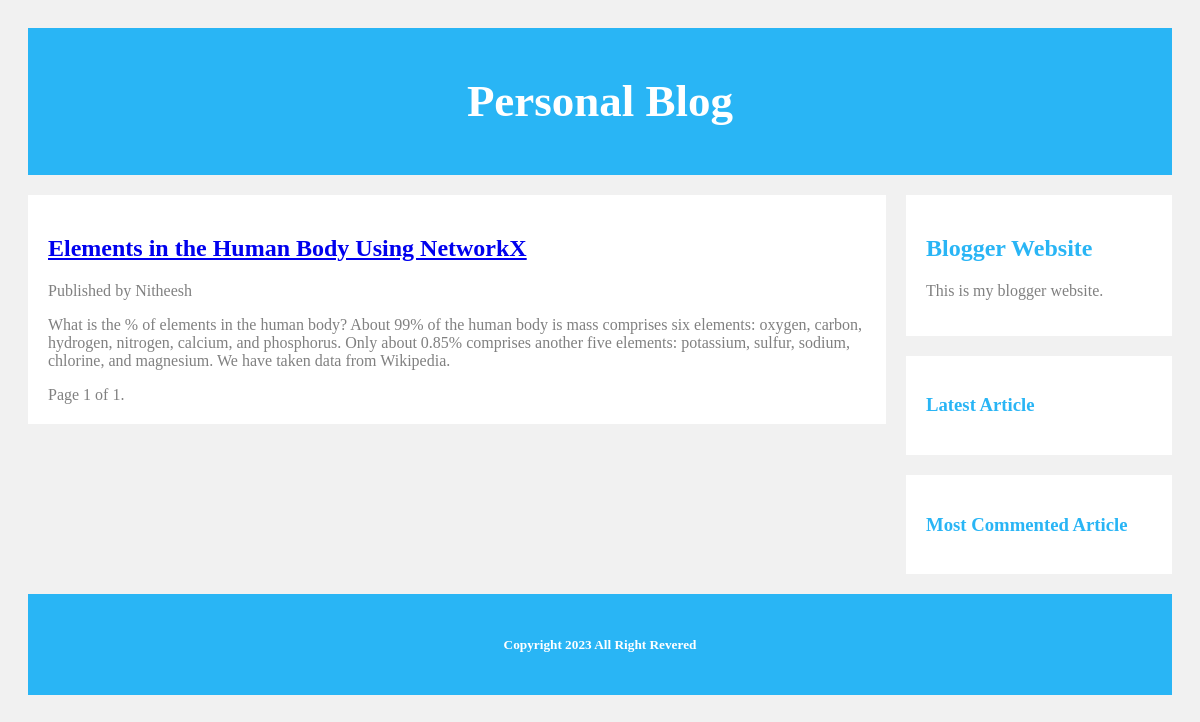
The page /blog/?page=2 on the database as committed earlier.
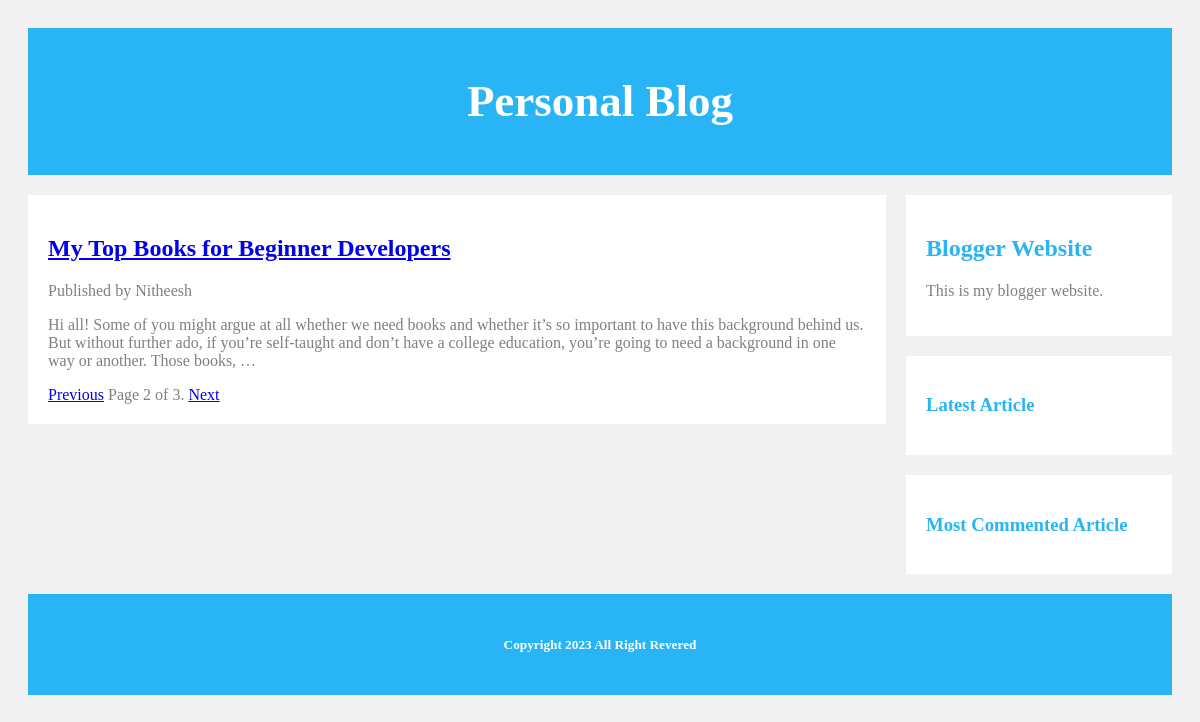
The same page on the database as committed later.
### blog/models.py (models this page shows, shortened)
class Article(models.Model):
    class ArticlePublishedManager(models.Manager):
        def get_queryset(self):
            return super().get_queryset().filter(status=Article.Status.PUBLISHED)
            pass
        pass
    class Status(models.TextChoices):
        DRAFT = 'DF', 'Draft'
        PUBLISHED = 'PB', 'Published'
    author = models.ForeignKey(User, on_delete=models.CASCADE, related_name='blog_articles')
    title = models.CharField(max_length=250)
    slug = models.SlugField(max_length=250, unique_for_date='published')
    body = models.TextField()
    published = models.DateTimeField(default=timezone.now)
    created = models.DateTimeField(auto_now_add=True)
    updated = models.DateTimeField(auto_now=True)
    status = models.CharField(max_length=2, choices=Status.choices, default=Status.DRAFT)
    objects = models.Manager() #The default manager
    publishedArticles = ArticlePublishedManager() #The custom manager
    class Meta:
        ordering = ['-published']
        indexes = [
            models.Index(fields=['-published'])
        ]
    def get_canonical_url(self):
        return reverse('blog:article_details',
                        args=[
                                self.published.year,
                                self.published.month,
                                self.published.day,
                                self.slug
                            ]
                        )
        pass
    pass

### blog/views.py (the view)
# urls.py: path('', views.list_of_articles, name="list_of_articles"),
def list_of_articles(request):
    articles = Article.publishedArticles.all()
    paginator = Paginator(articles, 1)
    page_number = request.GET.get('page', 1)
    try:
        articles = paginator.page(page_number)
    except EmptyPage:
        articles = paginator.page(paginator.num_pages)
    except PageNotAnInteger:
        articles = paginator.page(1)
    return render(request, 'blog/list.html', {'articles': articles})

### blog/templates/blog/list.html (shortened to what this page needs)
{% extends "blog/base.html" %}
{% block content %}
    {% for article in articles %}
        <h2>
            <a href="{{ article.get_canonical_url }}">
                {{ article.title }}
            </a>
        </h2>
        <p>
            Published {{ article.publish }} by {{ article.author }}
        </p>
        {{ article.body|truncatewords:50|linebreaks }}
    {% endfor %}
    {% include "blog/pagination.html" with page=articles %}
{% endblock %}

Rows that differ between the two databases and show on the page:
no longer on this page (row unchanged): Article: title "Elements in the Human Body Using NetworkX", author "Nitheesh", body "What is the % of elements in the human body? About 99% of the human body is mass comprises six elements: oxygen, carbon, hydrogen, nitrogen, calcium, and phosphorus. Only about 0.85% comprises another five elements: potassium, sulfur, sodium, chlorine, and magnesium. We have taken data from Wikipedia."
now on this page (row edited): Article: title "My Top Books for Beginner Developers", author "Nitheesh", body "Hi all! Some of you might argue at all whether we need books and whether it’s so important to have this background behind us. But without further ado, if you’re self-taught and don’t have a college education, you’re going to need a background in one way or another. Those books, …"
Other text that changed with them:
{{ page.number }}: "1" → "2"
{{ page.paginator.num_pages }}: "1" → "3"
text now shown: "Previous Next"
